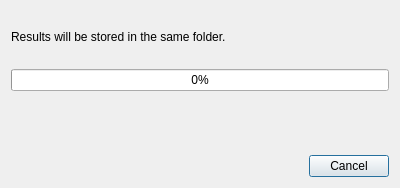
<?xml version="1.0" encoding="UTF-8"?>
<ui version="4.0">
 <class>BatchProgress</class>
 <widget class="QDialog" name="BatchProgress">
  <property name="geometry">
   <rect>
    <x>0</x>
    <y>0</y>
    <width>400</width>
    <height>188</height>
   </rect>
  </property>
  <property name="windowTitle">
   <string>Dialog</string>
  </property>
  <layout class="QGridLayout" name="gridLayout">
   <item row="3" column="1">
    <widget class="QPushButton" name="pushButton">
     <property name="text">
      <string>Cancel</string>
     </property>
    </widget>
   </item>
   <item row="3" column="0">
    <spacer name="horizontalSpacer">
     <property name="orientation">
      <enum>Qt::Horizontal</enum>
     </property>
     <property name="sizeHint" stdset="0">
      <size>
       <width>40</width>
       <height>20</height>
      </size>
     </property>
    </spacer>
   </item>
   <item row="2" column="0" colspan="2">
    <widget class="QLabel" name="timeRemaining">
     <property name="text">
      <string/>
     </property>
    </widget>
   </item>
   <item row="1" column="0" colspan="2">
    <widget class="QProgressBar" name="progressBar">
     <property name="value">
      <number>0</number>
     </property>
    </widget>
   </item>
   <item row="0" column="0" colspan="2">
    <widget class="QLabel" name="resultLocation">
     <property name="text">
      <string>Results will be stored in the same folder.</string>
     </property>
    </widget>
   </item>
  </layout>
 </widget>
 <resources/>
 <connections/>
</ui>
